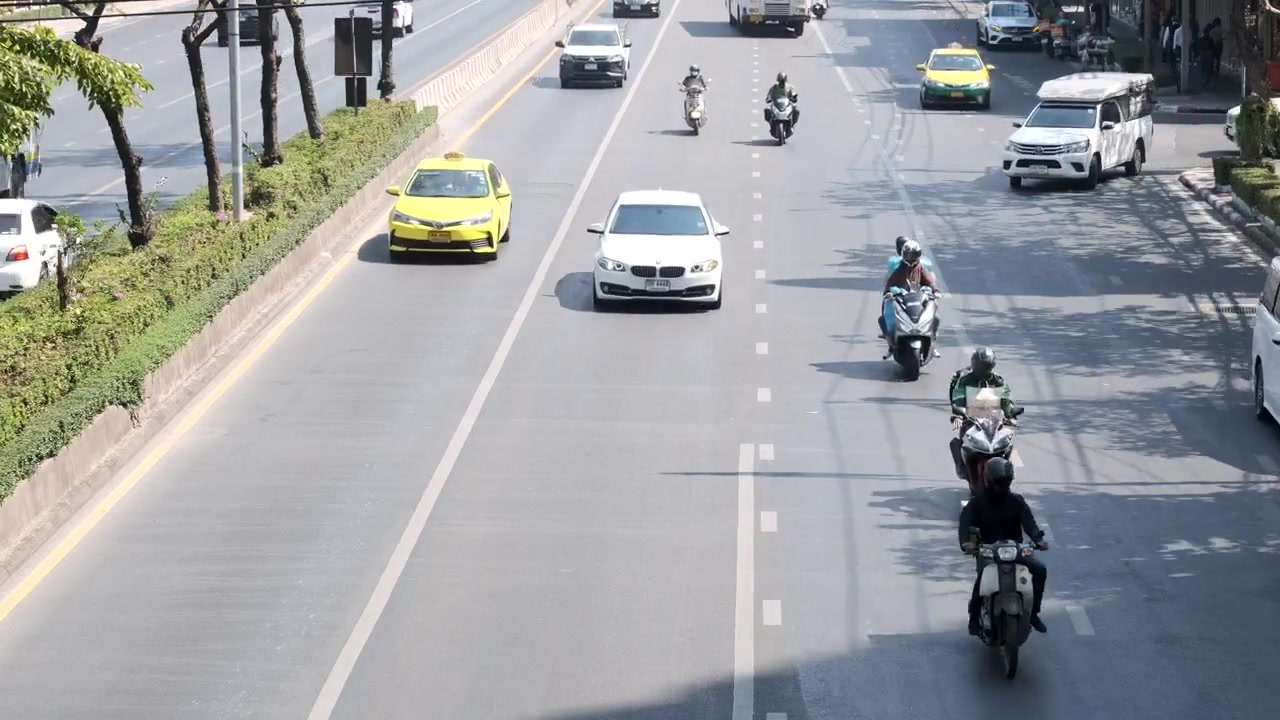
#> input picture SVM+HOG/test_intersection.jpg, 1280 x 720 px
$ python detect_traffic.py
#> lines starting #> are read from the running program, lines starting #| are printed output that depends on the picture; after the words box and inside, x2 and y2 are one past the last pixel; in counts of white or black regions, pixels touching at a corner belong together
import cv2
import joblib
import numpy as np
from skimage.feature import hog
from imutils.object_detection import non_max_suppression

# 1. Konfigurasi Awal
MODEL_PATH = 'svm_model.pkl'
TEST_IMAGE = 'test_intersection.jpg'
IMG_SIZE = (64, 64)

# Menyetel kembali threshold ke angka seimbang setelah area pengganggu dibatasi
CONFIDENCE_THRESHOLD = 0.95

print("Memuat model SVM...")
svm_model = joblib.load(MODEL_PATH)
#> (reads SVM+HOG/svm_model.pkl from the repository)

print("Membaca citra uji...")
img = cv2.imread(TEST_IMAGE)
#> img is the input picture: shape (720, 1280, 3); mean B, G, R 160.7, 158.2, 155.7

if img is None:
    raise FileNotFoundError(f"Error: Gambar '{TEST_IMAGE}' tidak ditemukan.")

img_copy = img.copy()
h_img, w_img, _ = img.shape
#> h_img = 720; w_img = 1280

# --- ANCHOR SOLUSI OPTIMAL: STRICT LANE MASKING ---
# Kita buat poligon (masking) yang mengisolasi jalan raya saja.
pts = np.array([
    [int(w_img * 0.26), int(h_img * 0.22)],  # Kiri atas
    [int(w_img * 0.80), int(h_img * 0.22)],  # Kanan atas
    [int(w_img * 0.82), int(h_img * 0.95)],  # Kanan bawah
    [int(w_img * 0.20), int(h_img * 0.95)]   # Kiri bawah
], np.int32)

# PERBAIKAN: Menggunakan tuple (h_img, w_img) tanpa tanda petik
mask = np.zeros((h_img, w_img), dtype=np.uint8)
cv2.fillPoly(mask, [pts], 255)
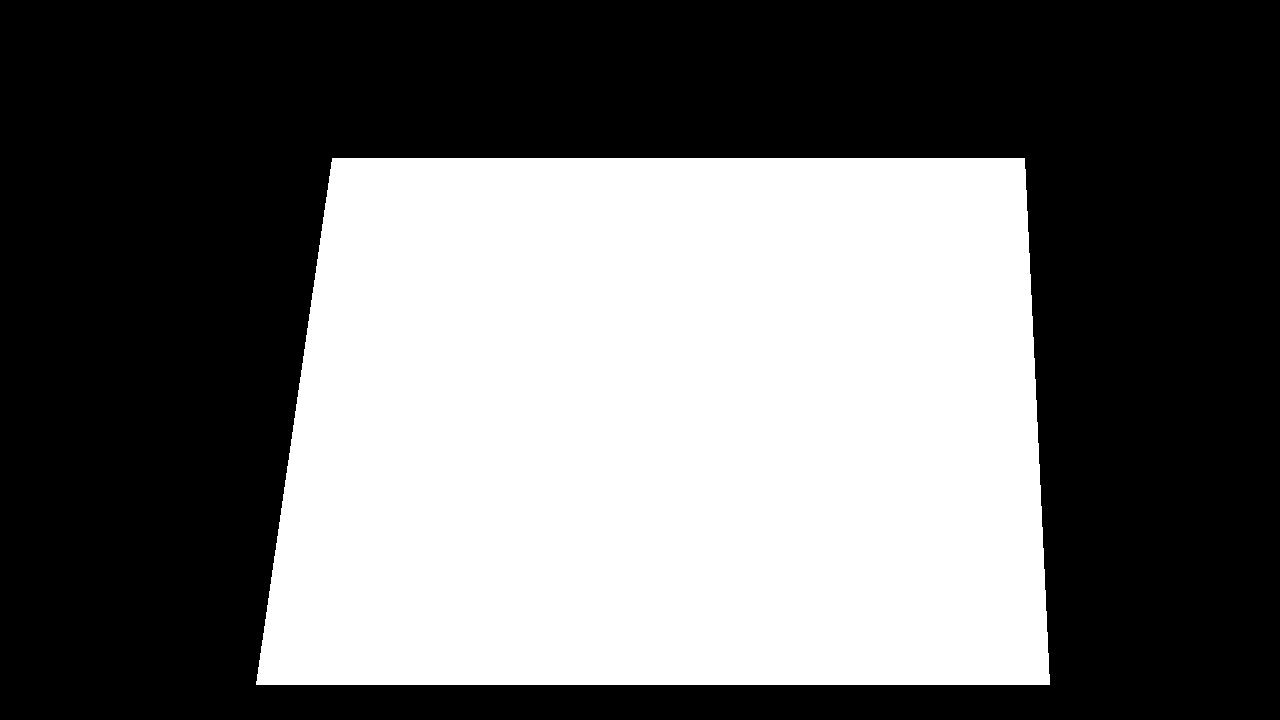
#> mask: shape (720, 1280); 42.5% white; 1 white region, box (x1, y1, x2, y2) and area: (256, 158, 1050, 685) 391824
img_masked = cv2.bitwise_and(img, img, mask=mask)

# Crop boundaries minimal untuk mempercepat Selective Search
ymin, ymax = int(h_img * 0.22), int(h_img * 0.95)
#> ymin = 158; ymax = 684
xmin, xmax = int(w_img * 0.20), int(w_img * 0.82)
#> xmin = 256; xmax = 1049
img_roi = img_masked[ymin:ymax, xmin:xmax]

# Gunakan blur ringan untuk menghaluskan tekstur aspal sisa
img_roi_blur = cv2.GaussianBlur(img_roi, (3, 3), 0)

# 2. Inisialisasi Selective Search pada area jalan terisolasi
print("Menjalankan Selective Search pada koridor lalu lintas...")
cv2.setUseOptimized(True)
ss = cv2.ximgproc.segmentation.createSelectiveSearchSegmentation()
ss.setBaseImage(img_roi_blur)
ss.switchToSelectiveSearchFast()
rects = ss.process()

print(f"Total region proposal: {len(rects)}")

# 3. Proses Deteksi & Filtrasi
boxes = []
for i, (x, y, w, h) in enumerate(rects[:2500]):

    # Filter ukuran objek
    if w < 30 or h < 30 or w > 300 or h > 300:
        continue

    # Filter Rasio Aspek (Lebar vs Tinggi) untuk meloloskan motor (ramping) dan mobil (lebar)
    aspect_ratio = float(w) / h
    if aspect_ratio < 0.35 or aspect_ratio > 2.0:
        continue

    # Potong sub-citra kandidat langsung dari gambar asli (bukan gambar bermasker)
    # agar SVM mendapat tekstur asli kendaraan tanpa potongan hitam masker
    global_x_check = x + xmin
    global_y_check = y + ymin

    roi = img[global_y_check:global_y_check+h, global_x_check:global_x_check+w]
    if roi.size == 0:
        continue

    roi_gray = cv2.cvtColor(roi, cv2.COLOR_BGR2GRAY)
    roi_resized = cv2.resize(roi_gray, IMG_SIZE)

    # Ekstraksi fitur HOG (8100 dimensi)
    fd = hog(roi_resized, orientations=9, pixels_per_cell=(4, 4),
             cells_per_block=(2, 2), block_norm='L2-Hys', visualize=False)

    # Klasifikasi
    confidence = svm_model.decision_function([fd])[0]
    prediction = svm_model.predict([fd])[0]

    if prediction == 1 and confidence > CONFIDENCE_THRESHOLD:
        boxes.append([global_x_check, global_y_check, global_x_check + w, global_y_check + h])
#> this loop made 2252 passes
#> (confidence, prediction) on passes 1, 7, 9: (-2.1, 0), (-2.08, 0), (-3.84, 0)
#> pass 1, `roi_resized = cv2.resize(roi_gray, IMG_SIZE)`:
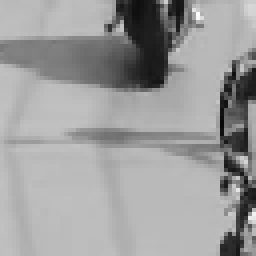
#> roi_resized: shape (64, 64) (shown 4 times larger); min 9, max 251, mean 156.5
#> after the loop:
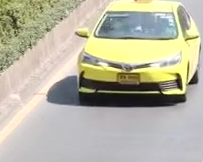
#> roi: shape (162, 203, 3); mean B, G, R 163.3, 182.2, 185
#> after the loop:
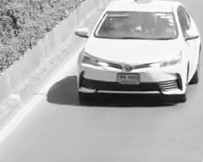
#> roi_gray: shape (162, 203); min 12, max 255, mean 180.9
#> after the loop:
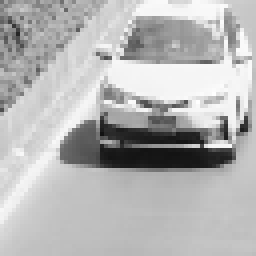
#> roi_resized: shape (64, 64) (shown 4 times larger); min 18, max 254, mean 181
#> after the loop, boxes = 147 items, first 6: [668, 236, 723, 312], [471, 222, 510, 262], [894, 249, 933, 322], [705, 587, 735, 670], [592, 158, 727, 311], [556, 189, 730, 310]

# 4. Non-Maximum Suppression (NMS)
boxes = np.array(boxes)
#> boxes = 147 rows, first 6: [668, 236, 723, 312], [471, 222, 510, 262], [894, 249, 933, 322], [705, 587, 735, 670], [592, 158, 727, 311], [556, 189, 730, 310]
if len(boxes) > 0:
    picked_boxes = non_max_suppression(boxes, probs=None, overlapThresh=0.18)
#> picked_boxes = [[304, 545, 383, 684], [961, 507, 1036, 676], [704, 587, 735, 670], [847, 487, 985, 654], [948, 347, 1039, 517], [811, 158, 1036, 440], [495, 232, 730, 370], [314, 158, 512, 298]]
else:
    picked_boxes = []

total_kendaraan = len(picked_boxes)
#> total_kendaraan = 8

# 5. Visualisasi Bounding Box & Garis Batas Koridor
for (startX, startY, endX, endY) in picked_boxes:
    cv2.rectangle(img_copy, (startX, startY), (endX, endY), (0, 255, 0), 2)
#> this loop made 8 passes
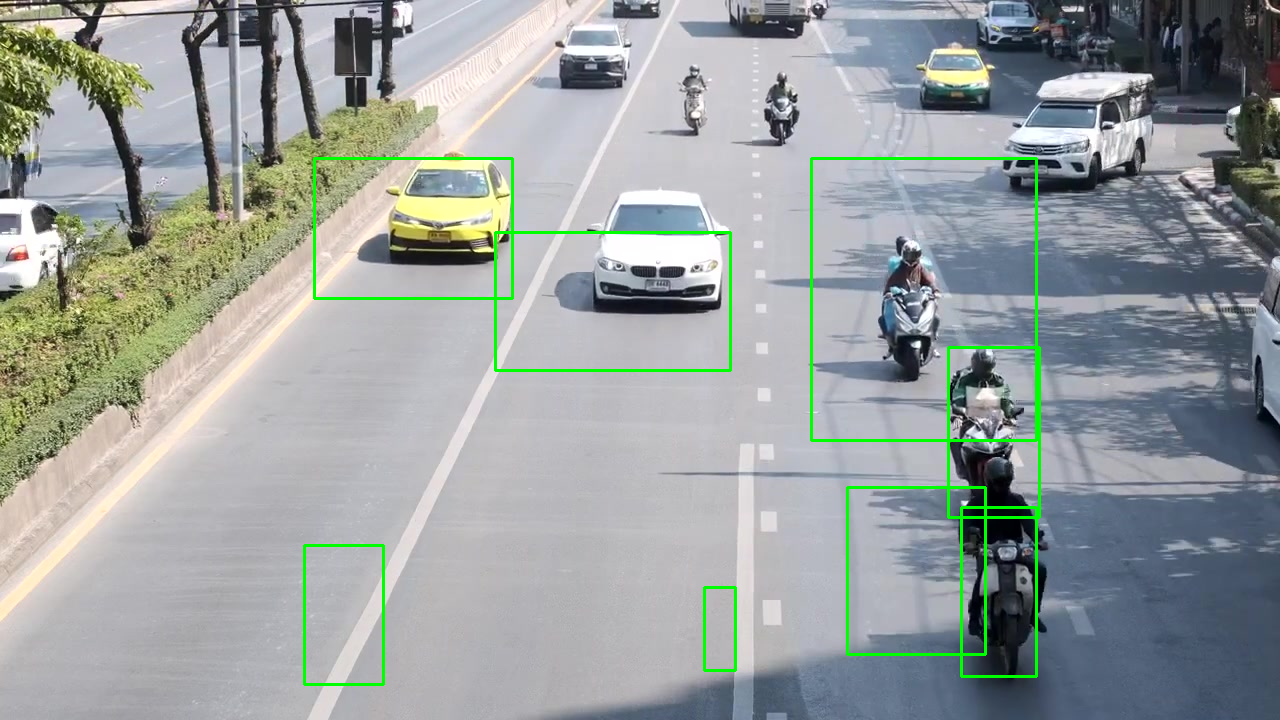
#> img_copy: shape (720, 1280, 3); 1.52% of pixels changed, all inside (x1, y1, x2, y2) = (303, 157, 1041, 686)

# Tampilkan garis batas koridor jalan (Opsional, sangat bagus untuk visualisasi demo)
cv2.polylines(img_copy, [pts], True, (255, 0, 0), 2)

# 6. Logika Durasi Lampu Lalu Lintas [cite: 138-142]
durasi_hijau = 30
tambahan_waktu = 0

if total_kendaraan <= 5:
    tambahan_waktu = 0
elif 6 <= total_kendaraan <= 10:
    tambahan_waktu = 10
elif total_kendaraan > 10:
    tambahan_waktu = 15

durasi_total = durasi_hijau + tambahan_waktu

print("\n=== HASIL ANALISIS OPTIMAL ===")
print(f"Total Kendaraan Terdeteksi : {total_kendaraan}")
#| Total Kendaraan Terdeteksi : 8
print(f"Rekomendasi Durasi Hijau   : {durasi_total} detik")

cv2.putText(img_copy, f'Kendaraan: {total_kendaraan}', (20, 40), cv2.FONT_HERSHEY_SIMPLEX, 1, (0, 0, 255), 2)
cv2.putText(img_copy, f'Durasi Hijau: {durasi_total}s', (20, 80), cv2.FONT_HERSHEY_SIMPLEX, 1, (0, 0, 255), 2)
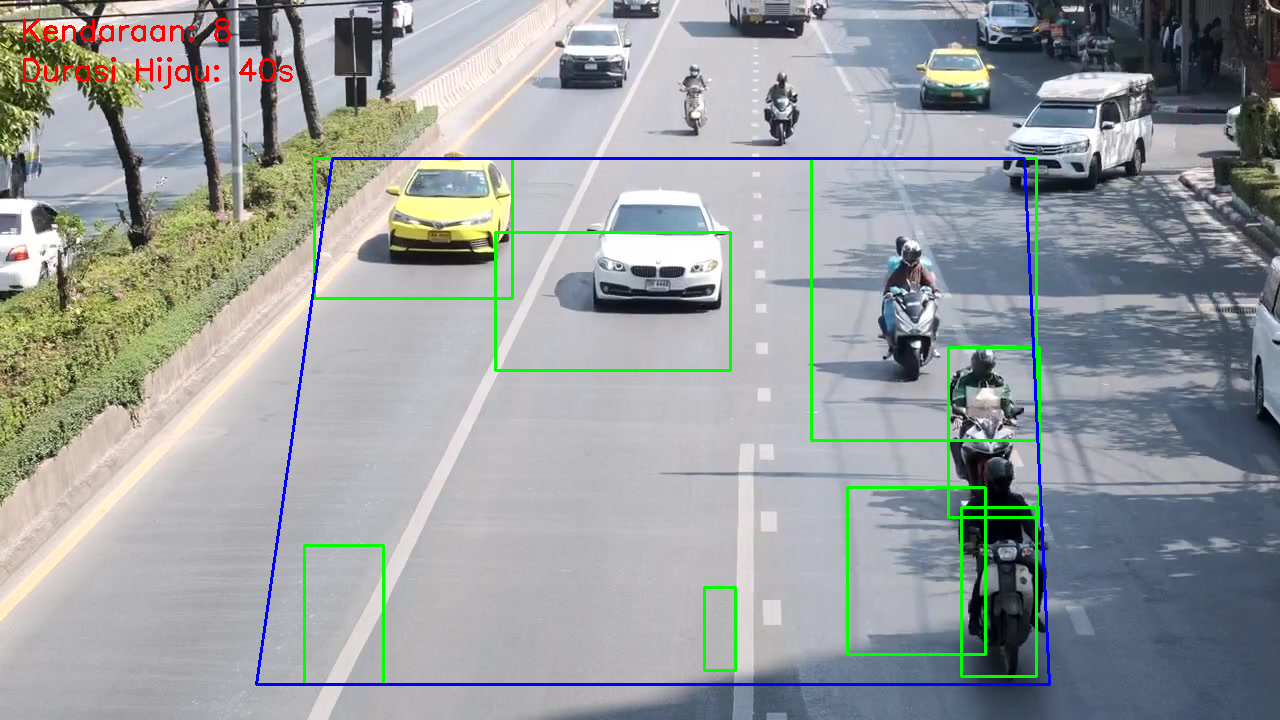
#> img_copy: shape (720, 1280, 3); mean B, G, R 158.8, 157.7, 152.8

cv2.imshow("Hasil Deteksi Lampu Lalu Lintas - Koridor Jalan", img_copy)
cv2.waitKey(0)
cv2.destroyAllWindows()
